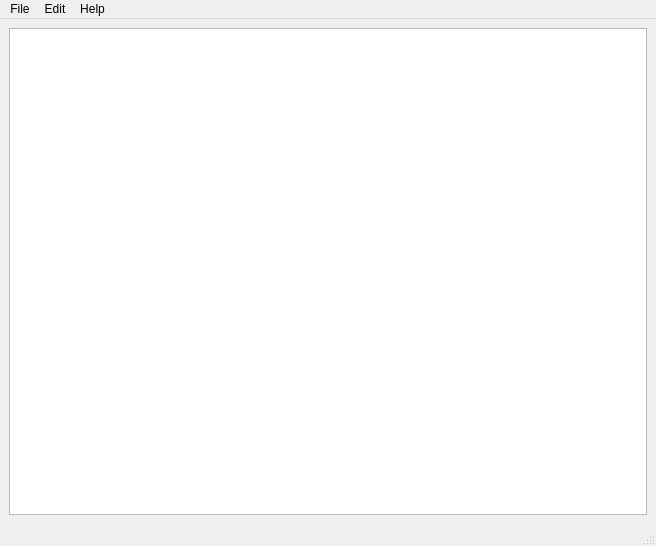
<?xml version="1.0" encoding="UTF-8"?>
<ui version="4.0">
 <class>MainWindow</class>
 <widget class="QMainWindow" name="MainWindow">
  <property name="geometry">
   <rect>
    <x>0</x>
    <y>0</y>
    <width>656</width>
    <height>546</height>
   </rect>
  </property>
  <property name="sizePolicy">
   <sizepolicy hsizetype="Expanding" vsizetype="Expanding">
    <horstretch>0</horstretch>
    <verstretch>0</verstretch>
   </sizepolicy>
  </property>
  <property name="windowTitle">
   <string>编辑器</string>
  </property>
  <widget class="QWidget" name="centralwidget">
   <layout class="QGridLayout" name="gridLayout">
    <item row="0" column="0">
     <widget class="QPlainTextEdit" name="plainTextEdit"/>
    </item>
   </layout>
  </widget>
  <widget class="QMenuBar" name="menubar">
   <property name="geometry">
    <rect>
     <x>0</x>
     <y>0</y>
     <width>656</width>
     <height>23</height>
    </rect>
   </property>
   <widget class="QMenu" name="menuFile">
    <property name="title">
     <string>File</string>
    </property>
    <addaction name="actionOpen"/>
    <addaction name="actionSave"/>
    <addaction name="actionSave_as"/>
    <addaction name="separator"/>
    <addaction name="actionExit"/>
   </widget>
   <widget class="QMenu" name="menuEdit">
    <property name="title">
     <string>Edit</string>
    </property>
    <addaction name="actionCopy"/>
    <addaction name="actionPaste"/>
    <addaction name="actionCut"/>
    <addaction name="actionFind"/>
    <addaction name="actionRelace"/>
   </widget>
   <widget class="QMenu" name="menuHelp">
    <property name="title">
     <string>Help</string>
    </property>
   </widget>
   <addaction name="menuFile"/>
   <addaction name="menuEdit"/>
   <addaction name="menuHelp"/>
  </widget>
  <widget class="QStatusBar" name="statusbar"/>
  <action name="actionOpen">
   <property name="text">
    <string>Open</string>
   </property>
  </action>
  <action name="actionSave">
   <property name="text">
    <string>Save</string>
   </property>
  </action>
  <action name="actionSave_as">
   <property name="text">
    <string>Save as</string>
   </property>
  </action>
  <action name="actionExit">
   <property name="text">
    <string>Exit</string>
   </property>
  </action>
  <action name="actionCopy">
   <property name="text">
    <string>copy</string>
   </property>
  </action>
  <action name="actionPaste">
   <property name="text">
    <string>Paste</string>
   </property>
  </action>
  <action name="actionCut">
   <property name="text">
    <string>cut</string>
   </property>
  </action>
  <action name="actionFind">
   <property name="text">
    <string>Find</string>
   </property>
  </action>
  <action name="actionRelace">
   <property name="text">
    <string>Relace</string>
   </property>
  </action>
 </widget>
 <resources/>
 <connections/>
</ui>
